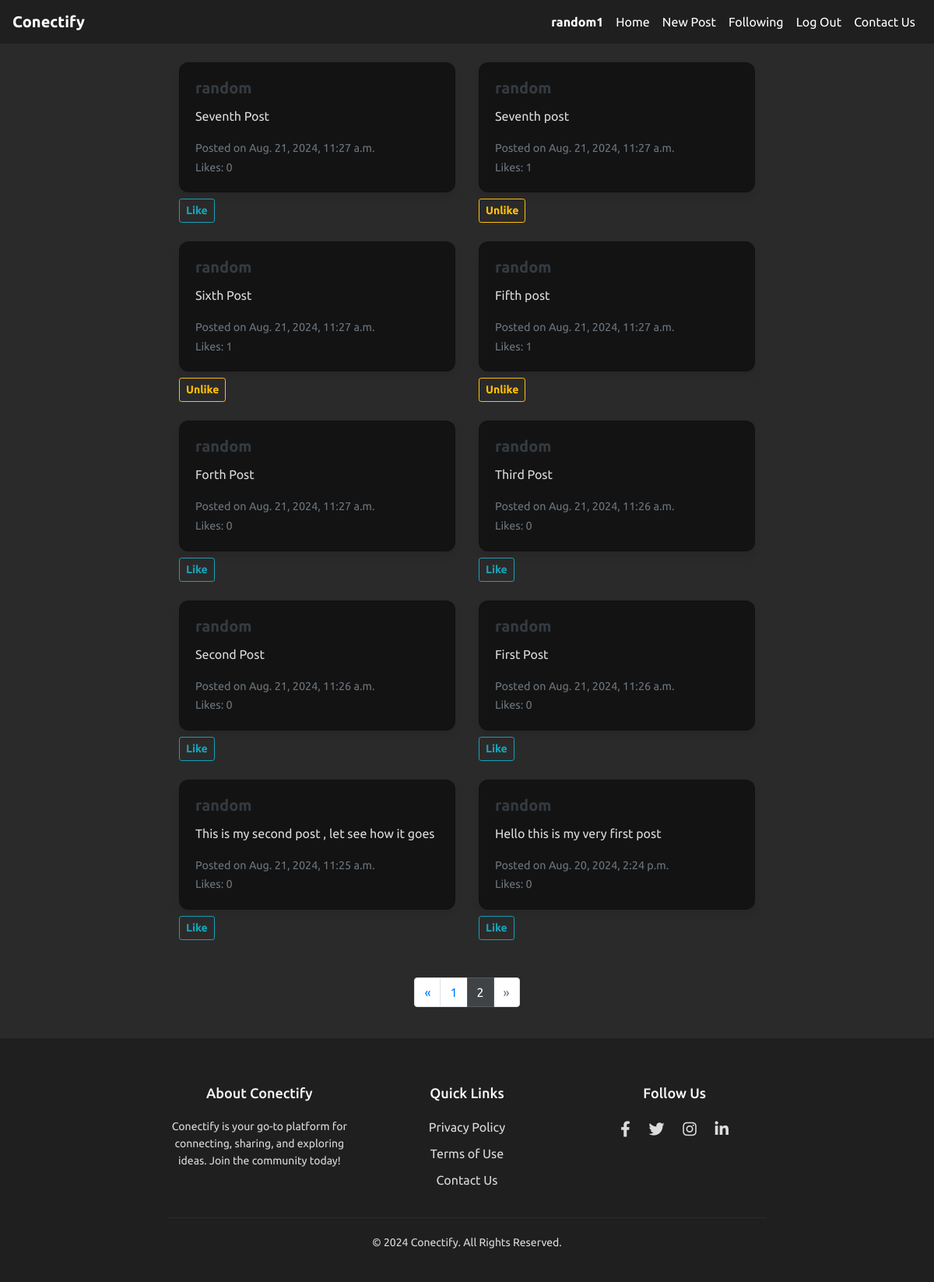
Page /all-posts?page=2 (signed in) on the committed database.
### network/models.py (models this page shows, shortened)
class User(AbstractUser):
    profile_image = models.ImageField(upload_to = "profile_image", blank=True,null=True)

class Post(models.Model):
    user = models.ForeignKey(User , on_delete=models.CASCADE, related_name="posts")
    image = models.ImageField( upload_to="post_images/'",blank= True , null = True)
    image_url = models.URLField(blank=True , null= True)
    content = models.TextField()
    updated_at = models.DateTimeField(auto_now_add = True)
    timestamp = models.DateTimeField(auto_now_add=True)
    likes = models.ManyToManyField(User, blank=True , related_name="likes")

### network/views.py (the view)
# urls.py: path('all-posts',views.all_posts,name="all-posts"),
def all_posts(request):
    posts_list = Post.objects.all().order_by('-timestamp')
    paginator = Paginator(posts_list, 10)
    page_number = request.GET.get('page')
    page_obj = paginator.get_page(page_number)
    context = {
        'posts': page_obj.object_list,
        'page_obj':page_obj,
        'edit_mode': False
    }
    return render(request, "network/all_posts.html",context)

### network/templates/network/all_posts.html (shortened to what this page needs)
{% extends "network/layout.html" %}
{% block body %}
<div class="container mt-4">
    <div class="row justify-content-center">
        {% for post in posts %}
        <div class="col-12 col-md-6 mb-4">
            <div class="card post-card" id="post-{{ post.id }}" onclick="window.location='{% url 'post_detail' post.id %}'">
                <div class="card-body">
                    <h5 class="card-title">
                        <a href="{% url 'profile' post.user.username %}" class="text-decoration-none text-dark">{{ post.user.username }}</a>
                    </h5>
                    <p class="card-text" id="post-content-{{ post.id }}">{{ post.content }}</p>
                    <p class="card-text">
                        <small class="text-muted">Posted on {{ post.timestamp }}</small><br>
                        <small class="text-muted">Likes: <span id="like-count-{{ post.id }}">{{ post.likes.count }}</span></small>
                    </p>
                </div>
            </div>
            <div class="mt-2 d-flex justify-content-between">
                {% if user.is_authenticated %}
                    {% if post.user != user %}
                        {% if user in post.likes.all %}
                        <button class="btn btn-outline-warning btn-sm" id="like-btn-{{ post.id }}" onclick="event.stopPropagation(); toggleLike({{ post.id }})">Unlike</button>
                        {% else %}
                        <button class="btn btn-outline-primary btn-sm" id="like-btn-{{ post.id }}" onclick="event.stopPropagation(); toggleLike({{ post.id }})">Like</button>
                        {% endif %}
                    {% endif %}
                {% endif %}
            </div>
        </div>
        {% endfor %}
    </div>
    <div class="d-flex justify-content-center mt-4">
        <nav aria-label="Page navigation">
            <ul class="pagination">
                {% if page_obj.has_previous %}
                <li class="page-item">
                    <a class="page-link" href="?page={{ page_obj.previous_page_number }}" aria-label="Previous">
                        <span aria-hidden="true">&laquo;</span>
                    </a>
                </li>
                {% else %}
                <li class="page-item disabled">
                    <span class="page-link">&laquo;</span>
                </li>
                {% endif %}
                {% for num in page_obj.paginator.page_range %}
                <li class="page-item {% if page_obj.number == num %}active{% endif %}">
                    <a class="page-link" href="?page={{ num }}">{{ num }}</a>
                </li>
                {% endfor %}
                {% if page_obj.has_next %}
                <li class="page-item">
                    <a class="page-link" href="?page={{ page_obj.next_page_number }}" aria-label="Next">
                        <span aria-hidden="true">&raquo;</span>
                    </a>
                </li>
                {% else %}
                <li class="page-item disabled">
                    <span class="page-link">&raquo;</span>
                </li>
                {% endif %}
            </ul>
        </nav>
    </div>
</div>
{% endblock body %}

### network/templates/network/layout.html (shortened to what this page needs)
{% load static %}
<!DOCTYPE html>
<html lang="en">
<head>
    <link rel="stylesheet" href="https://stackpath.bootstrapcdn.com/bootstrap/4.4.1/css/bootstrap.min.css">
    <link href="{% static 'network/styles.css' %}" rel="stylesheet">
    <link href="https://cdnjs.cloudflare.com/ajax/libs/font-awesome/5.15.4/css/all.min.css" rel="stylesheet">
</head>
<body>
    <nav class="navbar navbar-expand-lg navbar-dark bg-dark">
        <a class="navbar-brand" href="#top"><strong>Conectify</strong></a>
        <div class="collapse navbar-collapse" id="navbarNav">
            <ul class="navbar-nav ml-auto">
                {% if user.is_authenticated %}
                    <li class="nav-item">
                        <a class="nav-link" href="{% url 'profile' user.username %}"><strong>{{ user.username }}</strong></a>
                    </li>
                    <li class="nav-item">
                        <a class="nav-link" href="{% url 'all-posts' %}">Home</a>
                    </li>
                    <li class="nav-item">
                        <a class="nav-link" href="{% url 'new-post' %}">New Post</a>
                    </li>
                    <li class="nav-item">
                        <a class="nav-link" href="{% url 'following' %}">Following</a>
                    </li>
                    <li class="nav-item">
                        <a class="nav-link" href="{% url 'logout' %}">Log Out</a>
                    </li>
                {% endif %}
                <li class="nav-item">
                    <a class="nav-link" href="#footer">Contact Us</a>
                </li>
            </ul>
        </div>
    </nav>
   <div class="container my-4 flex-grow-1">
    {% block body %}
    {% endblock %}
</div>
<footer id="footer">
    <div class="container">
        <div class="row">
            <div class="col-md-4">
                <h5>About Conectify</h5>
                <p>Conectify is your go-to platform for connecting, sharing, and exploring ideas. Join the community today!</p>
            </div>
            <div class="col-md-4">
                <h5>Quick Links</h5>
                <ul class="list-unstyled">
                    <li><a href="#">Privacy Policy</a></li>
                    <li><a href="#">Terms of Use</a></li>
                    <li><a href="#">Contact Us</a></li>
                </ul>
            </div>
            <div class="col-md-4">
                <h5>Follow Us</h5>
                <div class="social-icons">
                    <a href="#"><i class="fab fa-facebook-f"></i></a>
                    <a href="#"><i class="fab fa-twitter"></i></a>
                    <a href="#"><i class="fab fa-instagram"></i></a>
                    <a href="#"><i class="fab fa-linkedin-in"></i></a>
                </div>
            </div>
        </div>
        <hr class="footer-divider">
        <p>&copy; 2024 Conectify. All Rights Reserved.</p>
    </div>
</footer>
</body>
</html>

### network/static/network/styles.css (style rules this page uses)
html { scroll-behavior: smooth; }
.pagination .page-item.active .page-link { background-color: #404346 !important; border-color: #585858 !important; color: white !important; }
.pagination .page-item.disabled .page-link { color: #6c757d !important; }
body { font-family:'Ubuntu',sans-serif; background-color: #2b2a2a; }
.navbar { background-color: #1f1f1f !important; }
.navbar-brand { font-weight: bold; color: white !important; }
.navbar-nav .nav-link { color: white !important; }
.container { max-width: 800px; margin-top: 20px; }
.card { background-color: #131313; border-radius: 10px; transition: transform 0.3s ease, box-shadow 0.3s ease; cursor: pointer; box-shadow: 0 4px 8px rgba(0, 0, 0, 0.2); color: #dcdcdc; }
.card-title a { color: #f8f9fa; font-weight: 600; text-decoration: none; transition: color 0.3s ease; }
.btn { transition: background-color 0.3s ease, color 0.3s ease; font-weight: bold; }
.btn-outline-primary { border-color: #17a2b8; color: #17a2b8; background-color: transparent; }
.btn-outline-warning { border-color: #ffc107; color: #ffc107; background-color: transparent; }
.mt-2 { display: flex; justify-content: space-between; align-items: center; }
.text-muted { font-size: 0.9em; color: #a6a6a6; }
footer { background-color: #1f1f1f; color: #dcdcdc; text-align: center; padding: 40px 0; }
footer h5 { color: #f8f9fa; margin-bottom: 20px; font-size: 18px; }
footer p { font-size: 14px; margin: 0; line-height: 1.6; }
footer ul { list-style: none; padding: 0; }
footer ul li { margin: 10px 0; }
footer ul li a { color: #dcdcdc !important; text-decoration: none !important; transition: color 0.3s ease-in-out; }
footer .social-icons a { font-size: 20px; color: #dcdcdc; margin: 0 10px; transition: color 0.3s ease-in-out; }
footer .footer-divider { border-top: 1px solid #2c2c2c; margin: 20px 0; }

### network/templates/network/all_posts.html (style rules this page uses)
.post-card { border-radius: 12px; box-shadow: 0 6px 10px rgba(0, 0, 0, 0.08); transition: transform 0.2s ease-in-out; cursor: pointer; }

### rows in the picture
User: username "random1"
Post: user.username "random", content "Seventh Post", timestamp "Aug. 21, 2024, 11:27 a.m.", likes.count "0"
Post: user.username "random", content "Seventh post", timestamp "Aug. 21, 2024, 11:27 a.m.", likes.count "1"
Post: user.username "random", content "Sixth Post", timestamp "Aug. 21, 2024, 11:27 a.m.", likes.count "1"
Post: user.username "random", content "Fifth post", timestamp "Aug. 21, 2024, 11:27 a.m.", likes.count "1"
Post: user.username "random", content "Forth Post", timestamp "Aug. 21, 2024, 11:27 a.m.", likes.count "0"
Post: user.username "random", content "Third Post", timestamp "Aug. 21, 2024, 11:26 a.m.", likes.count "0"
Post: user.username "random", content "Second Post", timestamp "Aug. 21, 2024, 11:26 a.m.", likes.count "0"
Post: user.username "random", content "First Post", timestamp "Aug. 21, 2024, 11:26 a.m.", likes.count "0"
Post: user.username "random", content "This is my second post , let see how it goes", timestamp "Aug. 21, 2024, 11:25 a.m.", likes.count "0"
Post: user.username "random", content "Hello this is my very first post", timestamp "Aug. 20, 2024, 2:24 p.m.", likes.count "0"

### other values in the picture
{{ num }} "1" "2"
